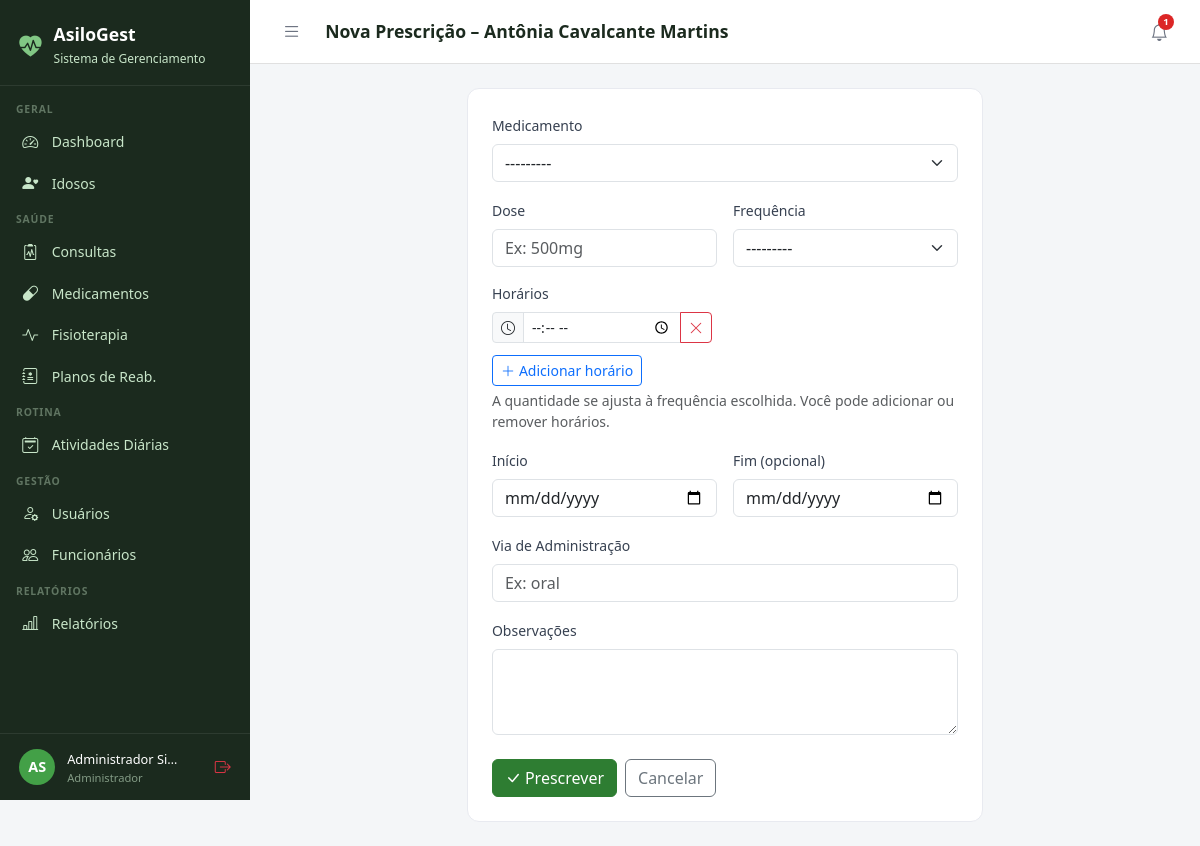
Screenshot of /medicamentos/prescricao/41/nova/ (signed in) with the database file from the repository.
### core/models.py (models this page shows, shortened)
class Usuario(AbstractUser):
    PERFIL_CHOICES = [
        ('administrador', 'Administrador'),
        ('medico', 'Médico'),
        ('fisioterapeuta', 'Fisioterapeuta'),
        ('enfermeiro', 'Enfermeiro(a)'),
        ('recepcionista', 'Recepcionista'),
        ('familiar', 'Familiar do Idoso'),
    ]
    perfil = models.CharField(
        max_length=20, choices=PERFIL_CHOICES,
        default='recepcionista', verbose_name='Perfil de Acesso'
    )
    telefone = models.CharField(max_length=15, blank=True, verbose_name='Telefone')
    cpf = models.CharField(max_length=14, unique=True, null=True, blank=True, verbose_name='CPF')
    foto = models.ImageField(upload_to='usuarios/', blank=True, null=True, verbose_name='Foto')
    data_nascimento = models.DateField(null=True, blank=True, verbose_name='Data de Nascimento')
    especialidade = models.CharField(
        max_length=100, blank=True, verbose_name='Especialidade',
        help_text='Preencha para Médico ou Fisioterapeuta'
    )
    data_admissao = models.DateField(null=True, blank=True, verbose_name='Data de Admissão')
    primeiro_acesso = models.BooleanField(
        default=True, verbose_name='Primeiro Acesso',
        help_text='Usuário deve definir senha no primeiro login'
    )
    ativo = models.BooleanField(default=True, verbose_name='Ativo')
    criado_em = models.DateTimeField(auto_now_add=True)
    class Meta:
        verbose_name = 'Usuário'
        verbose_name_plural = 'Usuários'
        ordering = ['first_name', 'last_name']
    @property
    def is_administrador(self):
        return self.perfil == 'administrador' or self.is_superuser
    @property
    def is_fisioterapeuta(self):
        return self.perfil == 'fisioterapeuta'
    @property
    def is_familiar(self):
        return self.perfil == 'familiar'
    @property
    def pode_ver_saude(self):
        return (self.is_administrador or self.is_medico
                or self.is_fisioterapeuta or self.is_enfermeiro)
    @property
    def pode_cadastrar_usuarios(self):
        return self.is_administrador or self.is_recepcionista
    @property
    def pode_administrar(self):
        return self.is_administrador

### idosos/models.py (models this page shows, shortened)
class Idoso(models.Model):
    SEXO_CHOICES = [('M', 'Masculino'), ('F', 'Feminino')]
    TIPO_SANGUINEO = [('A+','A+'),('A-','A-'),('B+','B+'),('B-','B-'),('AB+','AB+'),('AB-','AB-'),('O+','O+'),('O-','O-')]
    STATUS_CHOICES = [('ativo','Ativo'),('inativo','Inativo'),('internado','Internado'),('falecido','Falecido')]
    nome = models.CharField(max_length=150, verbose_name='Nome Completo')
    data_nascimento = models.DateField(verbose_name='Data de Nascimento')
    sexo = models.CharField(max_length=1, choices=SEXO_CHOICES)
    cpf = models.CharField(max_length=14, unique=True, null=True, blank=True)
    rg = models.CharField(max_length=20, blank=True)
    tipo_sanguineo = models.CharField(max_length=3, choices=TIPO_SANGUINEO, blank=True)
    foto = models.ImageField(upload_to='idosos/', blank=True, null=True)
    status = models.CharField(max_length=10, choices=STATUS_CHOICES, default='ativo')
    endereco = models.CharField(max_length=200, blank=True)
    cidade = models.CharField(max_length=100, blank=True)
    estado = models.CharField(max_length=2, blank=True)
    cep = models.CharField(max_length=9, blank=True)
    alergias = models.TextField(blank=True, verbose_name='Alergias')
    condicoes_medicas = models.TextField(blank=True, verbose_name='Condições Médicas')
    observacoes = models.TextField(blank=True, verbose_name='Observações Gerais')
    data_entrada = models.DateField(verbose_name='Data de Entrada')
    numero_quarto = models.CharField(max_length=10, blank=True, verbose_name='Quarto')
    criado_em = models.DateTimeField(auto_now_add=True)
    atualizado_em = models.DateTimeField(auto_now=True)
    class Meta:
        verbose_name = 'Idoso'
        verbose_name_plural = 'Idosos'
        ordering = ['nome']

### medicamentos/views.py (the view, shortened to what this page needs)
# urls.py: path('prescricao/<int:idoso_pk>/nova/', views.nova_prescricao, name='nova_prescricao'),
@login_required
@perfil_required('administrador', 'medico')
def nova_prescricao(request, idoso_pk):
    from idosos.models import Idoso
    idoso = get_object_or_404(Idoso, pk=idoso_pk)
    form = PrescricaoForm(request.POST or None)
    return render(request, 'medicamentos/prescricao_form.html', {'form': form, 'idoso': idoso})

### medicamentos/forms.py (shortened to what this page needs)
class PrescricaoForm(forms.ModelForm):
    class Meta:
        model = PrescricaoMedicamento
        exclude = ['idoso', 'prescrito_por', 'criado_em', 'ativa']
        widgets = {
            'medicamento': forms.Select(attrs={'class': 'form-select'}),
            'dose': forms.TextInput(attrs={'class': 'form-control', 'placeholder': 'Ex: 500mg'}),
            'frequencia': forms.Select(attrs={'class': 'form-select', 'id': 'id_frequencia'}),
            'horarios': forms.HiddenInput(),
            'data_inicio': forms.DateInput(attrs={'type': 'date', 'class': 'form-control'}),
            'data_fim': forms.DateInput(attrs={'type': 'date', 'class': 'form-control'}),
            'via_administracao': forms.TextInput(attrs={'class': 'form-control', 'placeholder': 'Ex: oral'}),
            'observacoes': forms.Textarea(attrs={'class': 'form-control', 'rows': 3}),
        }
    def __init__(self, *args, **kwargs):
        super().__init__(*args, **kwargs)
        self.fields['medicamento'].queryset = Medicamento.objects.filter(ativo=True).order_by('nome')
        self.fields['horarios'].required = False

### medicamentos/models.py (called while the page is built)
    def __str__(self):
        return self.nome

### templates/medicamentos/prescricao_form.html (shortened to what this page needs)
{% extends 'base.html' %}
{% block title %}Nova Prescrição{% endblock %}{% block page_title %}Nova Prescrição – {{ idoso.nome }}{% endblock %}
{% block content %}<div class="row justify-content-center"><div class="col-lg-7"><div class="form-card">
<form method="post">{% csrf_token %}
<div class="row g-3">
  <div class="col-12"><label class="form-label">Medicamento</label>{{ form.medicamento }}</div>
  <div class="col-md-6"><label class="form-label">Dose</label>{{ form.dose }}</div>
  <div class="col-md-6"><label class="form-label">Frequência</label>{{ form.frequencia }}</div>
  <div class="col-12">
    <label class="form-label d-block">Horários</label>
    <div id="horarios-lista"></div>
    <button type="button" id="add-horario" class="btn btn-sm btn-outline-primary mt-1">
      <i class="bi bi-plus-lg me-1"></i>Adicionar horário
    </button>
    <div class="form-text">A quantidade se ajusta à frequência escolhida. Você pode adicionar ou remover horários.</div>
  </div>
  <div class="col-md-6"><label class="form-label">Início</label>{{ form.data_inicio }}</div>
  <div class="col-md-6"><label class="form-label">Fim (opcional)</label>{{ form.data_fim }}</div>
  <div class="col-12"><label class="form-label">Via de Administração</label>{{ form.via_administracao }}</div>
  <div class="col-12"><label class="form-label">Observações</label>{{ form.observacoes }}</div>
  <div class="col-12 d-flex gap-2 pt-2">
    <button type="submit" class="btn btn-primary"><i class="bi bi-check-lg me-1"></i>Prescrever</button>
    <a href="{% url 'idosos:detalhe' idoso.pk %}" class="btn btn-outline-secondary">Cancelar</a>
  </div>
</div></form></div></div></div>{% endblock %}

### templates/base.html (shortened to what this page needs)
<!DOCTYPE html>
<html lang="pt-br">
<head>
  <link href="https://cdn.jsdelivr.net/npm/bootstrap@5.3.0/dist/css/bootstrap.min.css" rel="stylesheet">
  <link href="https://cdn.jsdelivr.net/npm/bootstrap-icons@1.11.0/font/bootstrap-icons.css" rel="stylesheet">
</head>
<body>
{% if user.is_authenticated %}
<div id="sidebar">
  <div class="sidebar-brand">
    <i class="bi bi-heart-pulse-fill" style="color:#81C784;font-size:1.4rem;"></i>
    <div>
      <h5 style="margin:0;">AsiloGest</h5>
      <small>Sistema de Gerenciamento</small>
    </div>
  </div>
  <nav class="sidebar-nav">
    <div class="nav-section">Geral</div>
    <a href="{% url 'dashboard' %}" class="sidebar-link {% if request.resolver_match.url_name == 'dashboard' %}active{% endif %}">
      <i class="bi bi-speedometer2"></i> Dashboard
    </a>
    <a href="{% url 'idosos:lista' %}" class="sidebar-link">
      <i class="bi bi-person-heart"></i>
      {% if user.is_familiar %}Meus Familiares{% else %}Idosos{% endif %}
    </a>
    {% if user.pode_ver_saude or user.is_familiar %}
    <div class="nav-section">Saúde</div>
    <a href="{% url 'consultas:lista' %}" class="sidebar-link">
      <i class="bi bi-clipboard2-pulse"></i> Consultas
    </a>
    <a href="{% url 'medicamentos:lista' %}" class="sidebar-link">
      <i class="bi bi-capsule"></i> Medicamentos
    </a>
    <a href="{% url 'fisioterapia:lista' %}" class="sidebar-link">
      <i class="bi bi-activity"></i> Fisioterapia
    </a>
    {% if user.pode_ver_saude and not user.is_familiar %}
    <a href="{% url 'fisioterapia:planos_lista' %}" class="sidebar-link">
      <i class="bi bi-journal-medical"></i> Planos de Reab.
    </a>
    {% endif %}
    {% endif %}
    <div class="nav-section">Rotina</div>
    <a href="{% url 'atividades:lista' %}" class="sidebar-link">
      <i class="bi bi-calendar2-check"></i> Atividades Diárias
    </a>
    {% if user.pode_cadastrar_usuarios %}
    <div class="nav-section">Gestão</div>
    <a href="{% url 'usuarios_lista' %}" class="sidebar-link">
      <i class="bi bi-person-gear"></i> Usuários
    </a>
    {% endif %}
    {% if user.pode_administrar %}
    <a href="{% url 'funcionarios:lista' %}" class="sidebar-link">
      <i class="bi bi-people"></i> Funcionários
    </a>
    {% endif %}
    {% if user.pode_ver_saude or user.pode_administrar %}
    <div class="nav-section">Relatórios</div>
    <a href="{% url 'relatorios:lista' %}" class="sidebar-link">
      <i class="bi bi-bar-chart-line"></i> Relatórios
    </a>
    {% endif %}
  </nav>
  <div class="sidebar-user">
    <div class="avatar">{{ user.first_name|first|upper }}{{ user.last_name|first|upper }}</div>
    <div class="info" style="min-width:0;flex:1;">
      <span>{{ user.get_full_name|truncatechars:18 }}</span>
      <small>{{ user.get_perfil_display }}</small>
    </div>
    <a href="{% url 'logout' %}" class="text-danger" title="Sair" style="flex-shrink:0;">
      <i class="bi bi-box-arrow-right"></i>
    </a>
  </div>
</div>
<div id="main">
  <div class="topbar">
    <div class="topbar-left">
      <button class="btn-toggle-sidebar" onclick="toggleSidebar()" title="Menu">
        <i class="bi bi-list"></i>
      </button>
      <h4>{% block page_title %}{% endblock %}</h4>
    </div>
    <div class="d-flex align-items-center gap-2">
      <div style="position:relative;">
        <button class="notif-btn" id="notifBtn" onclick="toggleNotif()" title="Notificações">
          <i class="bi bi-bell"></i>
          {% if notif_count %}
          <span class="notif-badge">{{ notif_count }}</span>
          {% endif %}
        </button>
      </div>
    </div>
  </div>
  <div class="content">
    {% block content %}{% endblock %}
  </div>
</div>
{% else %}
{% block full_content %}{% endblock %}
{% endif %}
</body>
</html>

### templates/base.html (style rules this page uses)
:root { --sidebar-width: 250px; --primary: #2E7D32; --primary-light: #43A047; --accent: #1565C0; --bg-sidebar: #1B2A1E; --bg-sidebar-hover: #2E4A33; --text-sidebar: #C8E6C9; --transition: 0.3s ease; }
body { background: #F4F6F8; font-family: 'Segoe UI', sans-serif; }
#sidebar { position: fixed; top: 0; left: 0; width: var(--sidebar-width); height: 100vh; background: var(--bg-sidebar); z-index: 1000; display: flex; flex-direction: column; overflow-y: auto; transition: transform var(--transition); }
.sidebar-brand { padding: 1.5rem 1.2rem 1rem; border-bottom: 1px solid rgba(255,255,255,0.08); display: flex; align-items: center; gap: .75rem; }
.sidebar-brand h5 { color: #fff; font-weight: 700; margin: 0; font-size: 1.1rem; }
.sidebar-brand small { color: var(--text-sidebar); font-size: .75rem; }
.sidebar-nav { padding: .5rem 0; flex: 1; }
.nav-section { padding: .5rem 1rem .2rem; color: rgba(200,230,201,.4); font-size: .65rem; font-weight: 700; letter-spacing: .08em; text-transform: uppercase; }
.sidebar-link { display: flex; align-items: center; gap: .65rem; padding: .55rem 1.2rem; color: var(--text-sidebar); text-decoration: none; font-size: .875rem; transition: all .2s; border-left: 3px solid transparent; }
.sidebar-link i { font-size: 1rem; width: 1.2rem; }
.sidebar-user { padding: .8rem 1.2rem; border-top: 1px solid rgba(255,255,255,0.08); display: flex; align-items: center; gap: .75rem; }
.sidebar-user .avatar { width: 36px; height: 36px; background: var(--primary-light); border-radius: 50%; display: flex; align-items: center; justify-content: center; color: #fff; font-weight: 700; font-size: .9rem; flex-shrink: 0; }
.sidebar-user .info small { color: rgba(200,230,201,.6); font-size: .7rem; display: block; }
.sidebar-user .info span { color: #fff; font-size: .8rem; }
#main { margin-left: var(--sidebar-width); min-height: 100vh; display: flex; flex-direction: column; transition: margin-left var(--transition); }
.topbar { background: #fff; border-bottom: 1px solid #E0E0E0; padding: .75rem 1.5rem; display: flex; align-items: center; justify-content: space-between; position: sticky; top: 0; z-index: 999; }
.topbar-left { display: flex; align-items: center; gap: 1rem; }
.topbar h4 { margin: 0; font-size: 1.1rem; font-weight: 600; color: #1B2A1E; }
.btn-toggle-sidebar { background: none; border: none; padding: .4rem .5rem; color: #6B7280; cursor: pointer; border-radius: 6px; font-size: 1.2rem; line-height: 1; transition: background .2s, color .2s; }
.notif-btn { position: relative; background: none; border: none; padding: .4rem .5rem; color: #6B7280; cursor: pointer; border-radius: 6px; font-size: 1.1rem; transition: background .2s, color .2s; }
.notif-badge { position: absolute; top: 2px; right: 2px; background: #DC2626; color: #fff; font-size: .6rem; font-weight: 700; min-width: 16px; height: 16px; border-radius: 8px; padding: 0 4px; display: flex; align-items: center; justify-content: center; }
.content { padding: 1.5rem; flex: 1; }
.form-card { background: #fff; border-radius: 12px; border: 1px solid #E8EAF0; padding: 1.5rem; }
.form-label { font-weight: 500; font-size: .875rem; color: #374151; }
.btn-primary { background: var(--primary); border-color: var(--primary); }

### rows the page displays
Usuario: first_name|first "A", last_name|first "S", get_full_name "Administrador Si…", perfil "Administrador"
Idoso: nome "Antônia Cavalcante Martins"

### other values shown
{{ notif_count }} "1"
